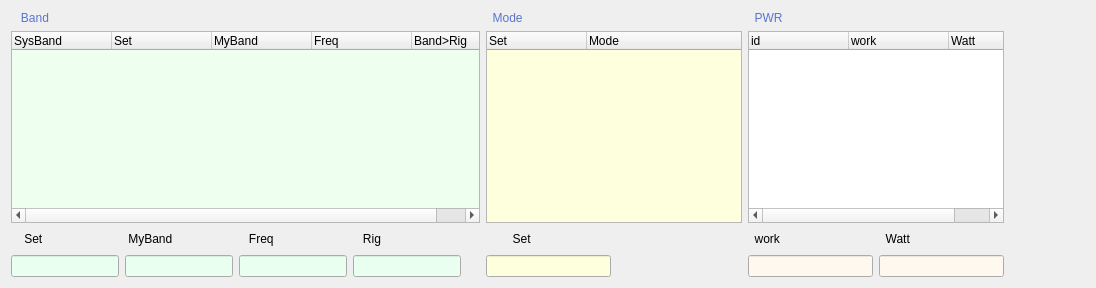
     <widget class="QWidget" name="tab">
      <attribute name="title">
       <string>Band - Mode - PWR  </string>
      </attribute>
      <layout class="QGridLayout" name="gridLayout_2">
       <item row="0" column="0" colspan="5">
        <widget class="QLabel" name="label_5">
         <property name="palette">
          <palette>
           <active>
            <colorrole role="WindowText">
             <brush brushstyle="SolidPattern">
              <color alpha="255">
               <red>88</red>
               <green>117</green>
               <blue>209</blue>
              </color>
             </brush>
            </colorrole>
           </active>
           <inactive>
            <colorrole role="WindowText">
             <brush brushstyle="SolidPattern">
              <color alpha="255">
               <red>88</red>
               <green>117</green>
               <blue>209</blue>
              </color>
             </brush>
            </colorrole>
           </inactive>
           <disabled>
            <colorrole role="WindowText">
             <brush brushstyle="SolidPattern">
              <color alpha="255">
               <red>119</red>
               <green>119</green>
               <blue>119</blue>
              </color>
             </brush>
            </colorrole>
           </disabled>
          </palette>
         </property>
         <property name="text">
          <string>   Band</string>
         </property>
        </widget>
       </item>
       <item row="0" column="5" colspan="2">
        <widget class="QLabel" name="label_6">
         <property name="palette">
          <palette>
           <active>
            <colorrole role="WindowText">
             <brush brushstyle="SolidPattern">
              <color alpha="255">
               <red>88</red>
               <green>117</green>
               <blue>209</blue>
              </color>
             </brush>
            </colorrole>
           </active>
           <inactive>
            <colorrole role="WindowText">
             <brush brushstyle="SolidPattern">
              <color alpha="255">
               <red>88</red>
               <green>117</green>
               <blue>209</blue>
              </color>
             </brush>
            </colorrole>
           </inactive>
           <disabled>
            <colorrole role="WindowText">
             <brush brushstyle="SolidPattern">
              <color alpha="255">
               <red>119</red>
               <green>119</green>
               <blue>119</blue>
              </color>
             </brush>
            </colorrole>
           </disabled>
          </palette>
         </property>
         <property name="text">
          <string>  Mode</string>
         </property>
        </widget>
       </item>
       <item row="0" column="7" colspan="2">
        <widget class="QLabel" name="label_7">
         <property name="palette">
          <palette>
           <active>
            <colorrole role="WindowText">
             <brush brushstyle="SolidPattern">
              <color alpha="255">
               <red>88</red>
               <green>117</green>
               <blue>209</blue>
              </color>
             </brush>
            </colorrole>
           </active>
           <inactive>
            <colorrole role="WindowText">
             <brush brushstyle="SolidPattern">
              <color alpha="255">
               <red>88</red>
               <green>117</green>
               <blue>209</blue>
              </color>
             </brush>
            </colorrole>
           </inactive>
           <disabled>
            <colorrole role="WindowText">
             <brush brushstyle="SolidPattern">
              <color alpha="255">
               <red>119</red>
               <green>119</green>
               <blue>119</blue>
              </color>
             </brush>
            </colorrole>
           </disabled>
          </palette>
         </property>
         <property name="text">
          <string>  PWR</string>
         </property>
        </widget>
       </item>
       <item row="1" column="0" colspan="5">
        <widget class="QTreeWidget" name="bandList">
         <property name="palette">
          <palette>
           <active>
            <colorrole role="Base">
             <brush brushstyle="SolidPattern">
              <color alpha="255">
               <red>239</red>
               <green>255</green>
               <blue>239</blue>
              </color>
             </brush>
            </colorrole>
           </active>
           <inactive>
            <colorrole role="Base">
             <brush brushstyle="SolidPattern">
              <color alpha="255">
               <red>239</red>
               <green>255</green>
               <blue>239</blue>
              </color>
             </brush>
            </colorrole>
           </inactive>
           <disabled>
            <colorrole role="Base">
             <brush brushstyle="SolidPattern">
              <color alpha="255">
               <red>244</red>
               <green>244</green>
               <blue>244</blue>
              </color>
             </brush>
            </colorrole>
           </disabled>
          </palette>
         </property>
         <property name="font">
          <font>
           <weight>50</weight>
           <bold>false</bold>
          </font>
         </property>
         <property name="focusPolicy">
          <enum>Qt::NoFocus</enum>
         </property>
         <property name="rootIsDecorated">
          <bool>false</bool>
         </property>
         <column>
          <property name="text">
           <string>SysBand</string>
          </property>
         </column>
         <column>
          <property name="text">
           <string>Set</string>
          </property>
         </column>
         <column>
          <property name="text">
           <string>MyBand</string>
          </property>
         </column>
         <column>
          <property name="text">
           <string>Freq</string>
          </property>
         </column>
         <column>
          <property name="text">
           <string>Band&gt;Rig</string>
          </property>
         </column>
        </widget>
       </item>
       <item row="1" column="5" colspan="2">
        <widget class="QTreeWidget" name="modeList">
         <property name="palette">
          <palette>
           <active>
            <colorrole role="Base">
             <brush brushstyle="SolidPattern">
              <color alpha="255">
               <red>253</red>
               <green>255</green>
               <blue>221</blue>
              </color>
             </brush>
            </colorrole>
           </active>
           <inactive>
            <colorrole role="Base">
             <brush brushstyle="SolidPattern">
              <color alpha="255">
               <red>253</red>
               <green>255</green>
               <blue>221</blue>
              </color>
             </brush>
            </colorrole>
           </inactive>
           <disabled>
            <colorrole role="Base">
             <brush brushstyle="SolidPattern">
              <color alpha="255">
               <red>244</red>
               <green>244</green>
               <blue>244</blue>
              </color>
             </brush>
            </colorrole>
           </disabled>
          </palette>
         </property>
         <property name="font">
          <font>
           <weight>50</weight>
           <bold>false</bold>
          </font>
         </property>
         <property name="focusPolicy">
          <enum>Qt::NoFocus</enum>
         </property>
         <property name="rootIsDecorated">
          <bool>false</bool>
         </property>
         <column>
          <property name="text">
           <string>Set</string>
          </property>
         </column>
         <column>
          <property name="text">
           <string>Mode</string>
          </property>
         </column>
        </widget>
       </item>
       <item row="1" column="7" colspan="2">
        <widget class="QTreeWidget" name="pwrList">
         <property name="font">
          <font>
           <weight>50</weight>
           <bold>false</bold>
          </font>
         </property>
         <property name="focusPolicy">
          <enum>Qt::NoFocus</enum>
         </property>
         <property name="rootIsDecorated">
          <bool>false</bool>
         </property>
         <column>
          <property name="text">
           <string>id</string>
          </property>
         </column>
         <column>
          <property name="text">
           <string>work</string>
          </property>
         </column>
         <column>
          <property name="text">
           <string>Watt</string>
          </property>
         </column>
        </widget>
       </item>
       <item row="1" column="9">
        <spacer>
         <property name="orientation">
          <enum>Qt::Horizontal</enum>
         </property>
         <property name="sizeHint" stdset="0">
          <size>
           <width>25</width>
           <height>20</height>
          </size>
         </property>
        </spacer>
       </item>
       <item row="2" column="0">
        <widget class="QLabel" name="label_11">
         <property name="text">
          <string>    Set</string>
         </property>
        </widget>
       </item>
       <item row="2" column="1">
        <widget class="QLabel" name="label_12">
         <property name="font">
          <font>
           <weight>50</weight>
           <bold>false</bold>
          </font>
         </property>
         <property name="text">
          <string> MyBand</string>
         </property>
        </widget>
       </item>
       <item row="2" column="2">
        <widget class="QLabel" name="label_13">
         <property name="font">
          <font>
           <weight>50</weight>
           <bold>false</bold>
          </font>
         </property>
         <property name="text">
          <string>   Freq</string>
         </property>
        </widget>
       </item>
       <item row="2" column="3">
        <widget class="QLabel" name="label_10">
         <property name="font">
          <font>
           <weight>50</weight>
           <bold>false</bold>
          </font>
         </property>
         <property name="text">
          <string>   Rig</string>
         </property>
        </widget>
       </item>
       <item row="2" column="4">
        <spacer name="horizontalSpacer_2">
         <property name="orientation">
          <enum>Qt::Horizontal</enum>
         </property>
         <property name="sizeHint" stdset="0">
          <size>
           <width>13</width>
           <height>20</height>
          </size>
         </property>
        </spacer>
       </item>
       <item row="2" column="5">
        <widget class="QLabel" name="label_14">
         <property name="text">
          <string>        Set</string>
         </property>
        </widget>
       </item>
       <item row="2" column="7">
        <widget class="QLabel" name="label_15">
         <property name="text">
          <string>  work</string>
         </property>
        </widget>
       </item>
       <item row="2" column="8">
        <widget class="QLabel" name="label_16">
         <property name="font">
          <font>
           <weight>50</weight>
           <bold>false</bold>
          </font>
         </property>
         <property name="text">
          <string>  Watt</string>
         </property>
        </widget>
       </item>
       <item row="2" column="9">
        <spacer>
         <property name="orientation">
          <enum>Qt::Horizontal</enum>
         </property>
         <property name="sizeHint" stdset="0">
          <size>
           <width>40</width>
           <height>20</height>
          </size>
         </property>
        </spacer>
       </item>
       <item row="3" column="0">
        <widget class="QLineEdit" name="BandSetLineEdit">
         <property name="palette">
          <palette>
           <active>
            <colorrole role="Base">
             <brush brushstyle="SolidPattern">
              <color alpha="255">
               <red>233</red>
               <green>255</green>
               <blue>239</blue>
              </color>
             </brush>
            </colorrole>
           </active>
           <inactive>
            <colorrole role="Base">
             <brush brushstyle="SolidPattern">
              <color alpha="255">
               <red>233</red>
               <green>255</green>
               <blue>239</blue>
              </color>
             </brush>
            </colorrole>
           </inactive>
           <disabled>
            <colorrole role="Base">
             <brush brushstyle="SolidPattern">
              <color alpha="255">
               <red>244</red>
               <green>244</green>
               <blue>244</blue>
              </color>
             </brush>
            </colorrole>
           </disabled>
          </palette>
         </property>
         <property name="font">
          <font>
           <weight>50</weight>
           <bold>false</bold>
          </font>
         </property>
         <property name="focusPolicy">
          <enum>Qt::StrongFocus</enum>
         </property>
        </widget>
       </item>
       <item row="3" column="1">
        <widget class="QLineEdit" name="BandMyBandLineEdit">
         <property name="palette">
          <palette>
           <active>
            <colorrole role="Base">
             <brush brushstyle="SolidPattern">
              <color alpha="255">
               <red>233</red>
               <green>255</green>
               <blue>239</blue>
              </color>
             </brush>
            </colorrole>
           </active>
           <inactive>
            <colorrole role="Base">
             <brush brushstyle="SolidPattern">
              <color alpha="255">
               <red>233</red>
               <green>255</green>
               <blue>239</blue>
              </color>
             </brush>
            </colorrole>
           </inactive>
           <disabled>
            <colorrole role="Base">
             <brush brushstyle="SolidPattern">
              <color alpha="255">
               <red>244</red>
               <green>244</green>
               <blue>244</blue>
              </color>
             </brush>
            </colorrole>
           </disabled>
          </palette>
         </property>
         <property name="font">
          <font>
           <weight>50</weight>
           <bold>false</bold>
          </font>
         </property>
         <property name="focusPolicy">
          <enum>Qt::StrongFocus</enum>
         </property>
        </widget>
       </item>
       <item row="3" column="2">
        <widget class="QLineEdit" name="BandFreqLineEdit">
         <property name="palette">
          <palette>
           <active>
            <colorrole role="Base">
             <brush brushstyle="SolidPattern">
              <color alpha="255">
               <red>233</red>
               <green>255</green>
               <blue>239</blue>
              </color>
             </brush>
            </colorrole>
           </active>
           <inactive>
            <colorrole role="Base">
             <brush brushstyle="SolidPattern">
              <color alpha="255">
               <red>233</red>
               <green>255</green>
               <blue>239</blue>
              </color>
             </brush>
            </colorrole>
           </inactive>
           <disabled>
            <colorrole role="Base">
             <brush brushstyle="SolidPattern">
              <color alpha="255">
               <red>244</red>
               <green>244</green>
               <blue>244</blue>
              </color>
             </brush>
            </colorrole>
           </disabled>
          </palette>
         </property>
         <property name="font">
          <font>
           <weight>50</weight>
           <bold>false</bold>
          </font>
         </property>
         <property name="focusPolicy">
          <enum>Qt::StrongFocus</enum>
         </property>
        </widget>
       </item>
       <item row="3" column="3">
        <widget class="QLineEdit" name="BandRigLineEdit">
         <property name="palette">
          <palette>
           <active>
            <colorrole role="Base">
             <brush brushstyle="SolidPattern">
              <color alpha="255">
               <red>233</red>
               <green>255</green>
               <blue>239</blue>
              </color>
             </brush>
            </colorrole>
           </active>
           <inactive>
            <colorrole role="Base">
             <brush brushstyle="SolidPattern">
              <color alpha="255">
               <red>233</red>
               <green>255</green>
               <blue>239</blue>
              </color>
             </brush>
            </colorrole>
           </inactive>
           <disabled>
            <colorrole role="Base">
             <brush brushstyle="SolidPattern">
              <color alpha="255">
               <red>244</red>
               <green>244</green>
               <blue>244</blue>
              </color>
             </brush>
            </colorrole>
           </disabled>
          </palette>
         </property>
         <property name="font">
          <font>
           <weight>50</weight>
           <bold>false</bold>
          </font>
         </property>
        </widget>
       </item>
       <item row="3" column="4">
        <spacer name="horizontalSpacer">
         <property name="orientation">
          <enum>Qt::Horizontal</enum>
         </property>
         <property name="sizeHint" stdset="0">
          <size>
           <width>13</width>
           <height>20</height>
          </size>
         </property>
        </spacer>
       </item>
       <item row="3" column="5">
        <widget class="QLineEdit" name="ModeSetLineEdit">
         <property name="palette">
          <palette>
           <active>
            <colorrole role="Base">
             <brush brushstyle="SolidPattern">
              <color alpha="255">
               <red>253</red>
               <green>255</green>
               <blue>221</blue>
              </color>
             </brush>
            </colorrole>
           </active>
           <inactive>
            <colorrole role="Base">
             <brush brushstyle="SolidPattern">
              <color alpha="255">
               <red>253</red>
               <green>255</green>
               <blue>221</blue>
              </color>
             </brush>
            </colorrole>
           </inactive>
           <disabled>
            <colorrole role="Base">
             <brush brushstyle="SolidPattern">
              <color alpha="255">
               <red>244</red>
               <green>244</green>
               <blue>244</blue>
              </color>
             </brush>
            </colorrole>
           </disabled>
          </palette>
         </property>
         <property name="font">
          <font>
           <weight>50</weight>
           <bold>false</bold>
          </font>
         </property>
         <property name="focusPolicy">
          <enum>Qt::StrongFocus</enum>
         </property>
        </widget>
       </item>
       <item row="3" column="6">
        <spacer>
         <property name="orientation">
          <enum>Qt::Horizontal</enum>
         </property>
         <property name="sizeHint" stdset="0">
          <size>
           <width>49</width>
           <height>20</height>
          </size>
         </property>
        </spacer>
       </item>
       <item row="3" column="7">
        <widget class="QLineEdit" name="PwrWorkLineEdit">
         <property name="palette">
          <palette>
           <active>
            <colorrole role="Base">
             <brush brushstyle="SolidPattern">
              <color alpha="255">
               <red>255</red>
               <green>248</green>
               <blue>238</blue>
              </color>
             </brush>
            </colorrole>
           </active>
           <inactive>
            <colorrole role="Base">
             <brush brushstyle="SolidPattern">
              <color alpha="255">
               <red>255</red>
               <green>248</green>
               <blue>238</blue>
              </color>
             </brush>
            </colorrole>
           </inactive>
           <disabled>
            <colorrole role="Base">
             <brush brushstyle="SolidPattern">
              <color alpha="255">
               <red>244</red>
               <green>244</green>
               <blue>244</blue>
              </color>
             </brush>
            </colorrole>
           </disabled>
          </palette>
         </property>
         <property name="font">
          <font>
           <weight>50</weight>
           <bold>false</bold>
          </font>
         </property>
         <property name="focusPolicy">
          <enum>Qt::StrongFocus</enum>
         </property>
        </widget>
       </item>
       <item row="3" column="8">
        <widget class="QLineEdit" name="PwrWattLineEdit">
         <property name="palette">
          <palette>
           <active>
            <colorrole role="Base">
             <brush brushstyle="SolidPattern">
              <color alpha="255">
               <red>255</red>
               <green>248</green>
               <blue>238</blue>
              </color>
             </brush>
            </colorrole>
           </active>
           <inactive>
            <colorrole role="Base">
             <brush brushstyle="SolidPattern">
              <color alpha="255">
               <red>255</red>
               <green>248</green>
               <blue>238</blue>
              </color>
             </brush>
            </colorrole>
           </inactive>
           <disabled>
            <colorrole role="Base">
             <brush brushstyle="SolidPattern">
              <color alpha="255">
               <red>244</red>
               <green>244</green>
               <blue>244</blue>
              </color>
             </brush>
            </colorrole>
           </disabled>
          </palette>
         </property>
         <property name="font">
          <font>
           <weight>50</weight>
           <bold>false</bold>
          </font>
         </property>
         <property name="focusPolicy">
          <enum>Qt::StrongFocus</enum>
         </property>
        </widget>
       </item>
       <item row="3" column="9">
        <spacer>
         <property name="orientation">
          <enum>Qt::Horizontal</enum>
         </property>
         <property name="sizeHint" stdset="0">
          <size>
           <width>81</width>
           <height>20</height>
          </size>
         </property>
        </spacer>
       </item>
      </layout>
     </widget>
